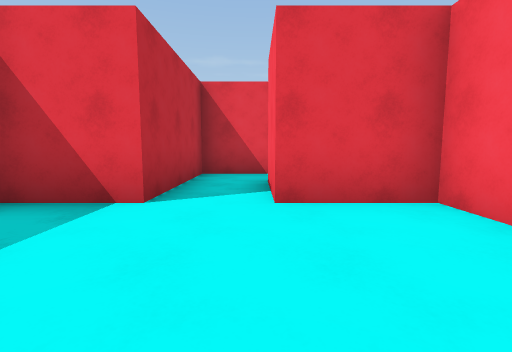
view 1 (above)

24 first-person views from a walk through a scene from a Unity 3-D project. The camera is 1.2 m above the floor, tilts 6° down and sees 85° across. The floor is counted in squares, 2 m on a side. Each view is taken from the middle of a square. On the plan, view 1 faces up. The plan holds only what a view shows up to about 9 squares ahead; the rest is blank. The place goes on beyond the plan. The player is left out.

view 2
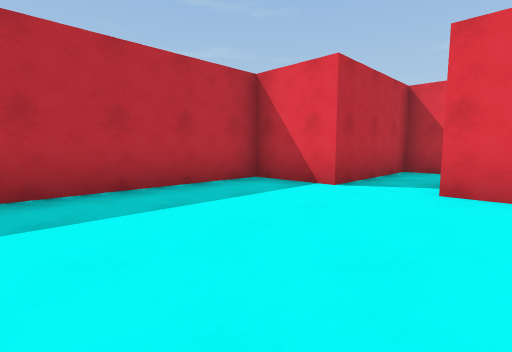

view 3
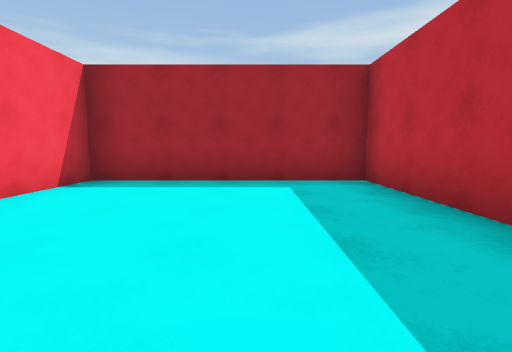

view 4
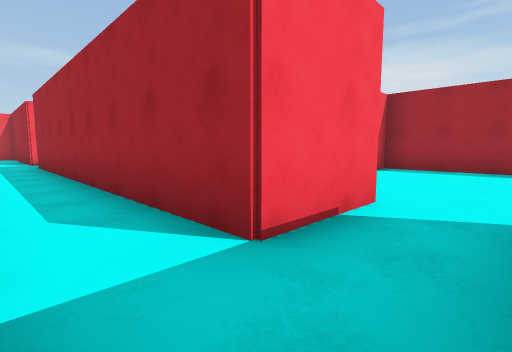

view 5
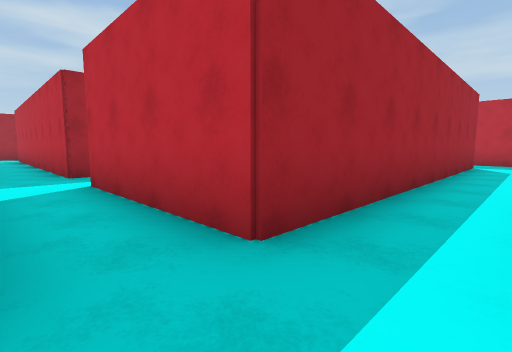

view 6
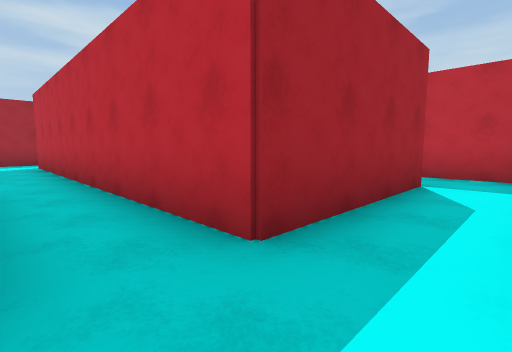

view 7
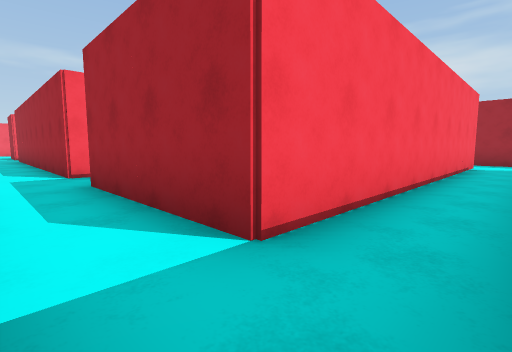

view 8
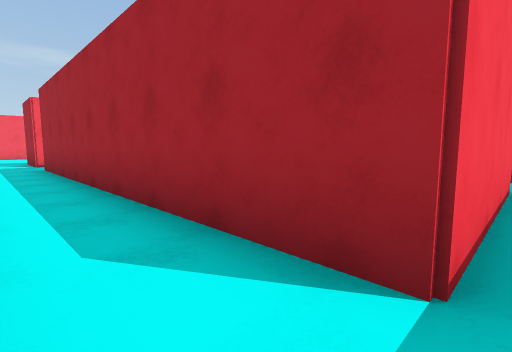

view 9
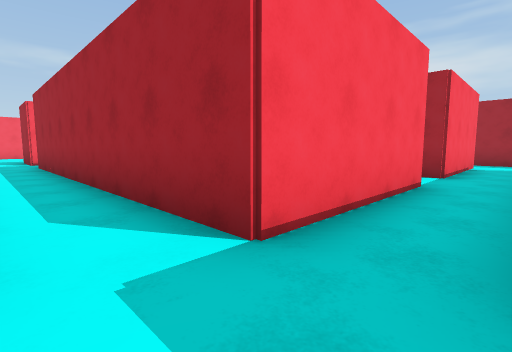

view 10
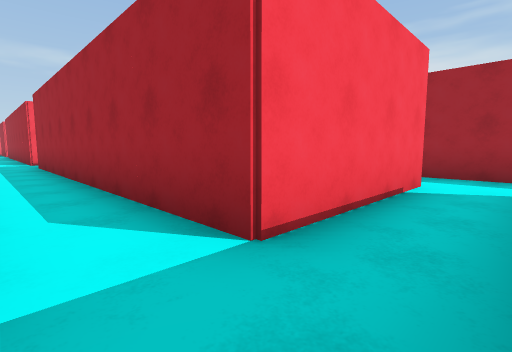

view 11
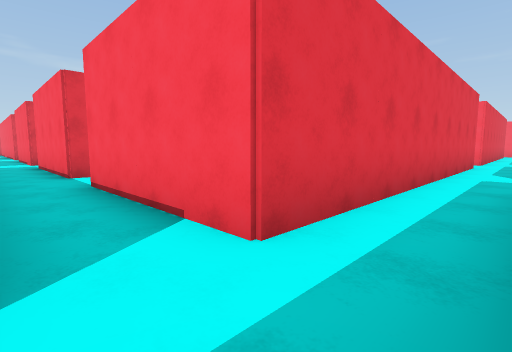

view 12
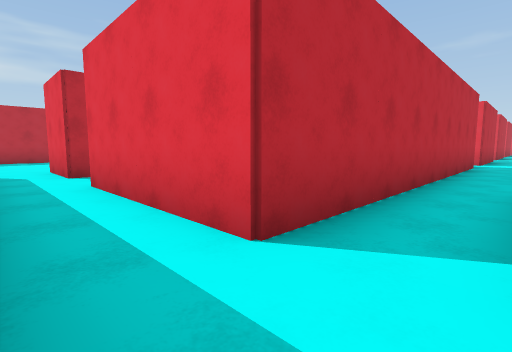

view 13
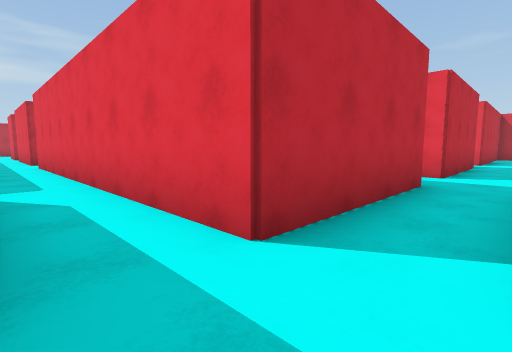

view 14
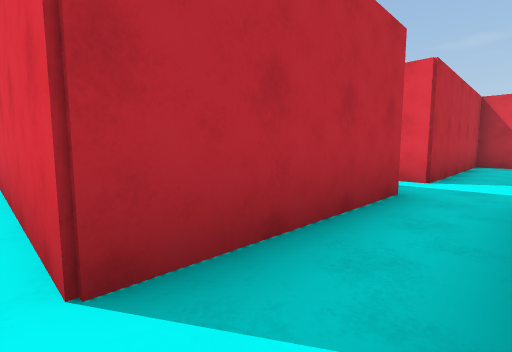

view 15
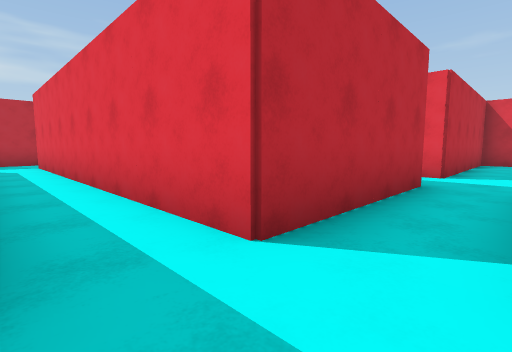

view 16
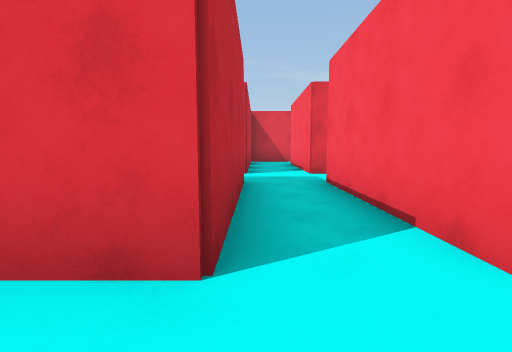

view 17
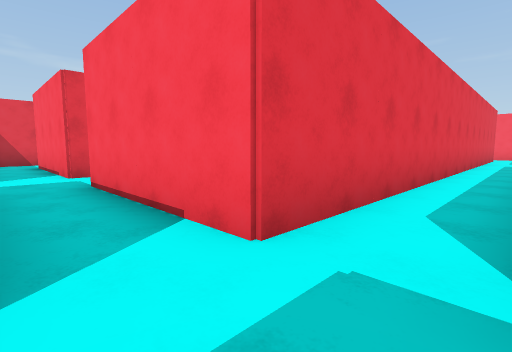

view 18
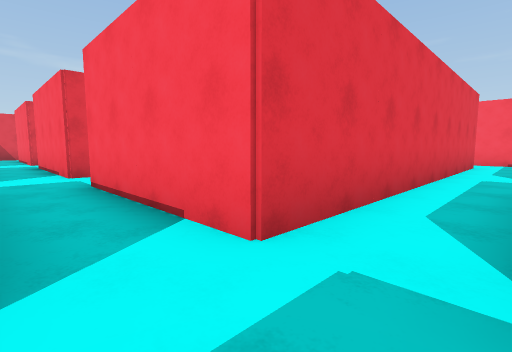

view 19
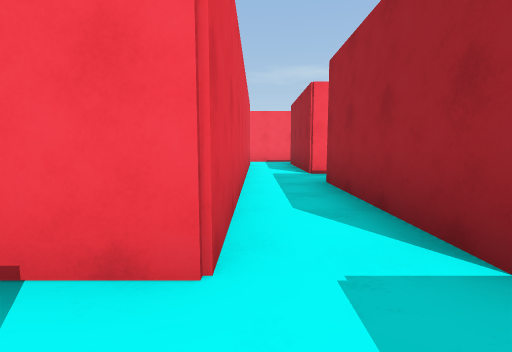

view 20
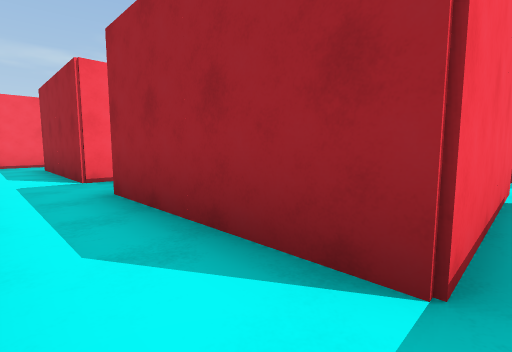

view 21
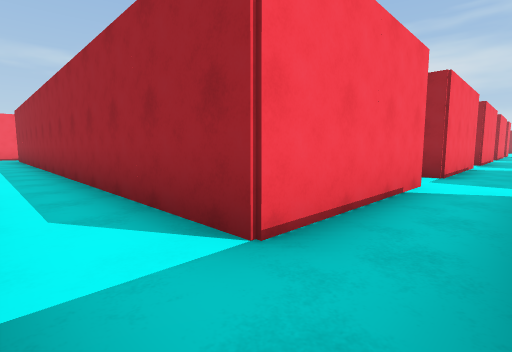

view 22
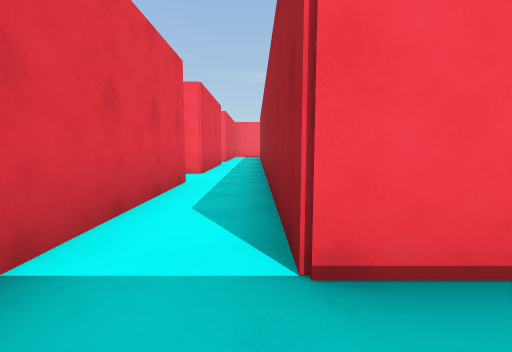

view 23
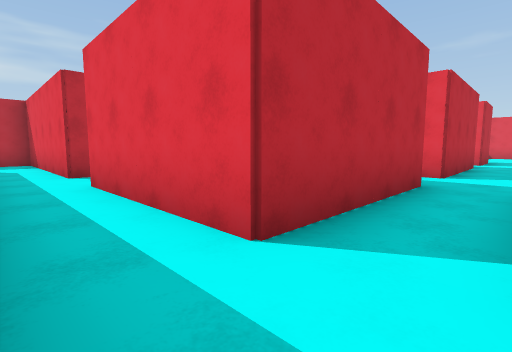

view 24
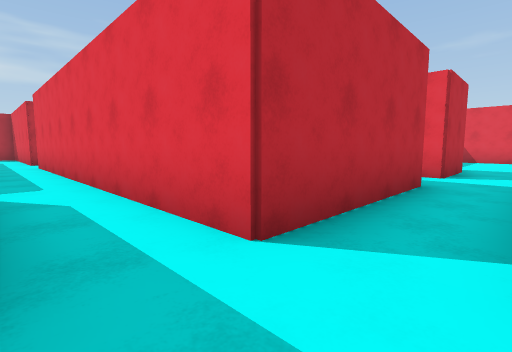

### Floor plan
Points are (right, up) in squares from view 1. A wall is a line through its corners. A room is listed if a view was taken in it or the views show most of it. See-through windows are left out.
Room 1 (views 1, 2)
walls: (-1.2, 3) (-3, 3) (-3, -2) (2, -2) (2, -0.1); (2, 2) (2, 3) (0.2, 3)
ways out: opening at (-0.5, 3.5) to room 2
Room 2 (views 3, 4, 5, 6, 7, 8, 9, 10, 11, 12, 13, 14, 15, 16, 17, 18, 19, 20, 21, 22, 23, 24)
walls: (18.8, -0.2) (18.8, -3.8) (10.2, -3.8) (10.2, -0.2) (18.8, -0.2); (20.6, 1.2) (20.2, 1.2) (20.2, 4.8) (30.6, 4.8); (8.8, -0.2) (8.8, -8.8) (5.2, -8.8) (5.2, -0.2) (8.8, -0.2); (23.8, 6.6) (23.8, 6.2) (18.8, 6.2) (18.8, 1.2) (18.2, 1.2); (18.8, -5.2) (18.8, -8.8) (10.2, -8.8) (10.2, -5.2) (18.8, -5.2); (3.8, 0.8) (3.8, -0.6); (28.8, 9.9) (28.8, 6.2) (25.2, 6.2) (25.2, 6.6); (0.4, 6.2) (-1.2, 6.2) (-1.2, 3); (0.2, 3) (0.2, 4.8) (8.8, 4.8) (8.8, 1.1); (8.5, -10.2) (10.6, -10.2); (28.8, 14.9) (28.8, 11.2) (20.2, 11.2); (3.8, -8.4) (3.8, -8.8) (1.9, -8.8); (28.8, 16.2) (28.4, 16.2); (30.6, -3.8) (20.2, -3.8) (20.2, -0.2) (21.6, -0.2); (20.2, -12.5) (20.2, -10.2) (23.8, -10.2); (4.5, -10.2) (5.4, -10.2); (25.2, -10.8) (25.2, -10.2) (28.8, -10.2); (28.8, -8.8) (20.2, -8.8) (20.2, -5.2) (20.6, -5.2); (30.2, -10.5) (30.2, -8.6)
ways out: opening at (-0.5, 3.5) to room 1; opening at (2.5, -9.5); opening at (21.5, 0.5); opening at (29.5, 17.5)

Positions as (right, up) in squares from view 1, and headings:
1: (0, 0), facing up
2: (1, -1), facing up-left
3: (-1, 3), facing down
4: (-1, 6), facing down-right
5: (10, 6), facing down-left
6: (10, 1), facing down-left
7: (4, 1), facing down-right
8: (10, 1), facing down-right
9: (9, 1), facing down-right
10: (9, -4), facing down-right
11: (9, -10), facing up-right
12: (10, -10), facing up-left
13: (20, -10), facing up-left
14: (20, -4), facing up-left
15: (20, -5), facing up-left
16: (19, -5), facing up
17: (19, -5), facing up-right
18: (19, -10), facing up-right
19: (19, -9), facing right
20: (20, -9), facing down-right
21: (19, 6), facing down-right
22: (19, 5), facing right
23: (30, 5), facing up-left
24: (30, 10), facing up-left
